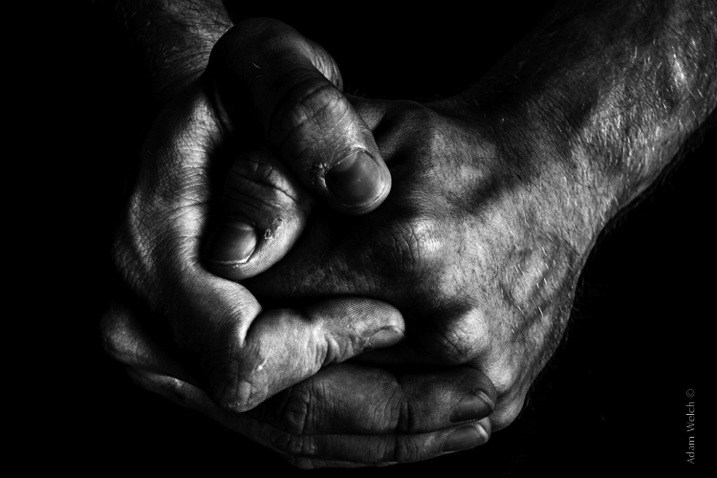
#> input picture Hands.jpg, 717 x 478 px
$ python rotation.py
#> lines starting #> are read from the running program, lines starting #| are printed output that depends on the picture
import cv2 as cv
import numpy as np

img = cv.imread('Hands.jpg')
#> img is the input picture: shape (478, 717, 3); min 0, max 255, mean 32.4
h, w = img.shape[:2]
#> h = 478; w = 717

qh = h / 4
#> qh = 119.5
qw = w / 4
#> qw = 179.2
print(qh)
#| 119.5
print(qw)
#| 179.25
# R = np.float32([[1, 0, qh],
#                 [0, 1, qw]])
R = cv.getRotationMatrix2D((200, 200), 90, 0.5)
print(R)
rotate_img = cv.transpose(img)
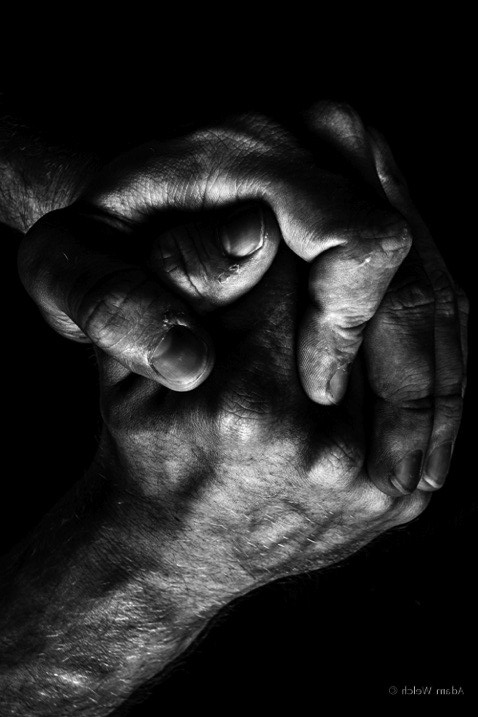
#> rotate_img: shape (717, 478, 3); min 0, max 255, mean 32.4
img_translate = cv.warpAffine(img, R, (w, h))
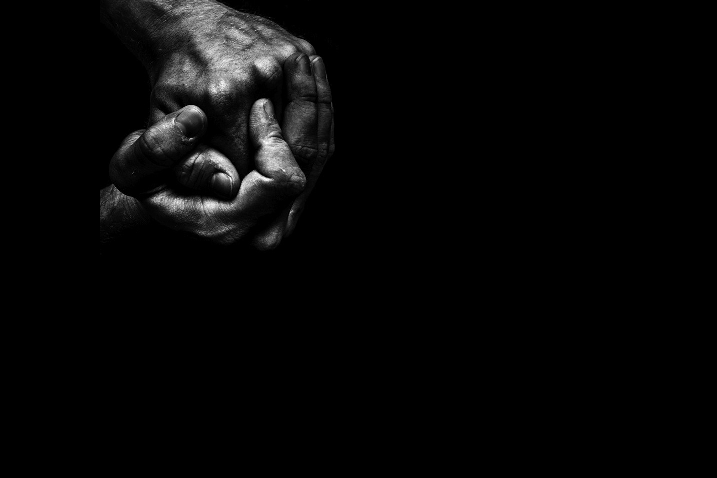
#> img_translate: shape (478, 717, 3); min 0, max 255, mean 7.2
cv.imshow('original', img)
cv.imshow('translate', img_translate)
cv.imshow('translate', rotate_img)
cv.waitKey(0)
cv.destroyAllWindows()
